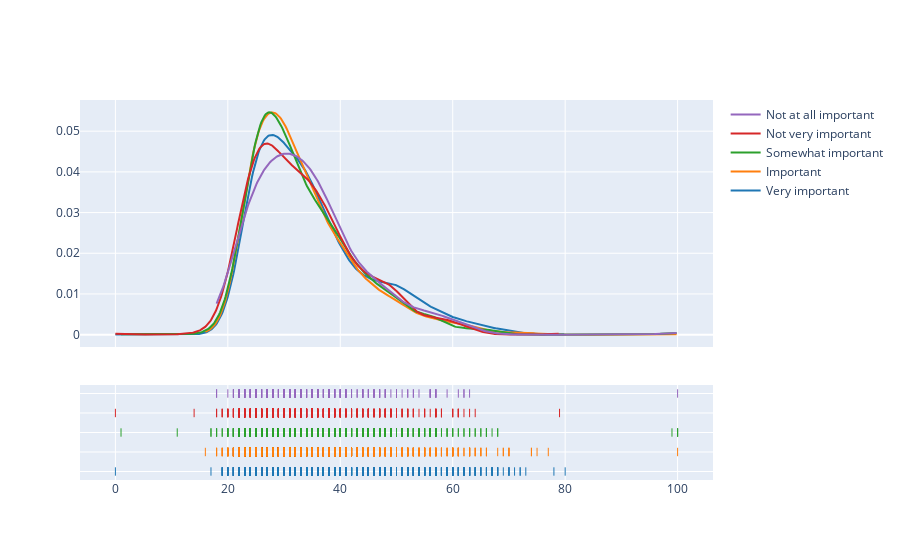

Notebook code cell kept with this figure:
### Code cell
import plotly.offline as py
py.init_notebook_mode(connected=True)
import plotly.figure_factory as fig_fact

top_uni = mcq['UniversityImportance'].value_counts().head(5)
top_uni_dist = []
for uni in top_uni.index:
    top_uni_dist.append(
        mcq[(mcq['Age'].notnull()) & 
            (mcq['UniversityImportance'] == uni)]['Age'])

group_labels = top_uni.index

fig = fig_fact.create_distplot(
    top_uni_dist, group_labels, show_hist=False)
py.iplot(fig, filename='University Importance by Age')

### Figure 1 — Plotly figure (JSON) as saved in the notebook; plotly's stock layout.template omitted (floating-point values rounded to 4 significant figures; data arrays with more than 128 entries replaced by an {"elided": "..."} marker saying what was removed)
{"data": [{"legendgroup": "Very important", "marker": {"color": "rgb(31, 119, 180)"}, "mode": "lines", "name": "Very important", "showlegend": true, "type": "scatter", "x": {"elided": "500 float values"}, "xaxis": "x", "y": {"elided": "500 float values"}, "yaxis": "y"}, {"legendgroup": "Important", "marker": {"color": "rgb(255, 127, 14)"}, "mode": "lines", "name": "Important", "showlegend": true, "type": "scatter", "x": {"elided": "500 float values"}, "xaxis": "x", "y": {"elided": "500 float values"}, "yaxis": "y"}, {"legendgroup": "Somewhat important", "marker": {"color": "rgb(44, 160, 44)"}, "mode": "lines", "name": "Somewhat important", "showlegend": true, "type": "scatter", "x": {"elided": "500 float values"}, "xaxis": "x", "y": {"elided": "500 float values"}, "yaxis": "y"}, {"legendgroup": "Not very important", "marker": {"color": "rgb(214, 39, 40)"}, "mode": "lines", "name": "Not very important", "showlegend": true, "type": "scatter", "x": {"elided": "500 float values"}, "xaxis": "x", "y": {"elided": "500 float values"}, "yaxis": "y"}, {"legendgroup": "Not at all important", "marker": {"color": "rgb(148, 103, 189)"}, "mode": "lines", "name": "Not at all important", "showlegend": true, "type": "scatter", "x": {"elided": "500 float values"}, "xaxis": "x", "y": {"elided": "500 float values"}, "yaxis": "y"}, {"legendgroup": "Very important", "marker": {"color": "rgb(31, 119, 180)", "symbol": "line-ns-open"}, "mode": "markers", "name": "Very important", "showlegend": false, "type": "scatter", "x": {"elided": "2882 int values"}, "xaxis": "x", "y": {"elided": "2882 str values"}, "yaxis": "y2"}, {"legendgroup": "Important", "marker": {"color": "rgb(255, 127, 14)", "symbol": "line-ns-open"}, "mode": "markers", "name": "Important", "showlegend": false, "type": "scatter", "x": {"elided": "2313 int values"}, "xaxis": "x", "y": {"elided": "2313 str values"}, "yaxis": "y2"}, {"legendgroup": "Somewhat important", "marker": {"color": "rgb(44, 160, 44)", "symbol": "line-ns-open"}, "mode": "markers", "name": "Somewhat important", "showlegend": false, "type": "scatter", "x": {"elided": "1673 int values"}, "xaxis": "x", "y": {"elided": "1673 str values"}, "yaxis": "y2"}, {"legendgroup": "Not very important", "marker": {"color": "rgb(214, 39, 40)", "symbol": "line-ns-open"}, "mode": "markers", "name": "Not very important", "showlegend": false, "type": "scatter", "x": {"elided": "766 int values"}, "xaxis": "x", "y": {"elided": "766 str values"}, "yaxis": "y2"}, {"legendgroup": "Not at all important", "marker": {"color": "rgb(148, 103, 189)", "symbol": "line-ns-open"}, "mode": "markers", "name": "Not at all important", "showlegend": false, "type": "scatter", "x": {"elided": "310 int values"}, "xaxis": "x", "y": {"elided": "310 str values"}, "yaxis": "y2"}], "layout": {"barmode": "overlay", "hovermode": "closest", "legend": {"traceorder": "reversed"}, "xaxis": {"anchor": "y2", "domain": [0, 1], "zeroline": false}, "yaxis": {"anchor": "free", "domain": [0.35, 1], "position": 0}, "yaxis2": {"anchor": "x", "domain": [0, 0.25], "dtick": 1, "showticklabels": false}}}
